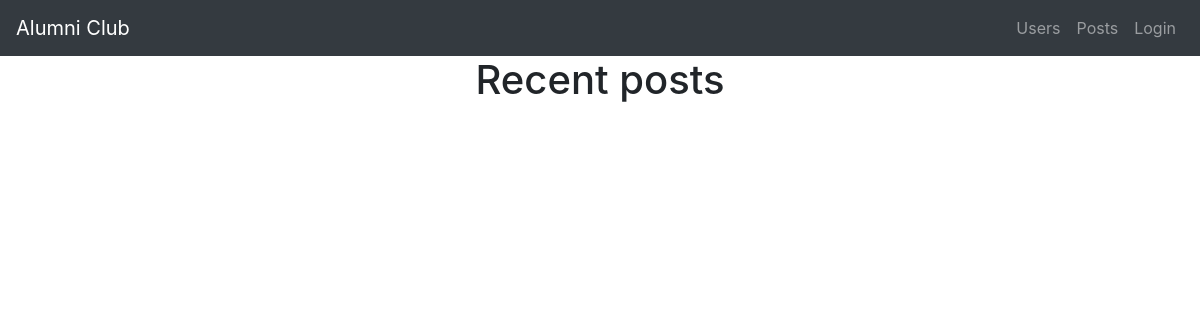
Page /posts.php on the earlier database version.
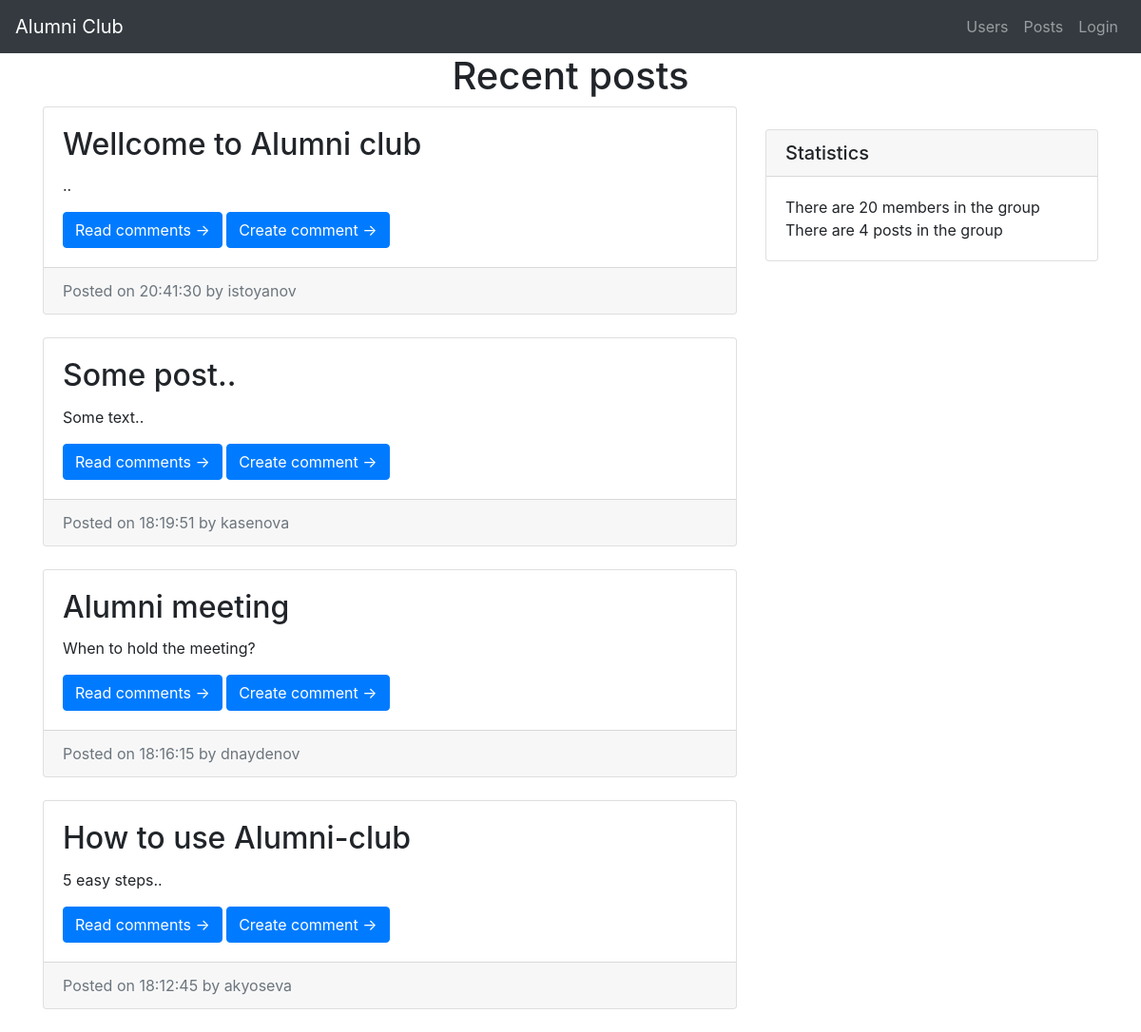
Same page on the later database version.
### tables this page shows
CREATE TABLE `posts` (
  `id` int(11) NOT NULL,
  `user_id` int(11) NOT NULL,
  `title` varchar(150) NOT NULL,
  `description` varchar(1000) NOT NULL,
  `visibility` int(11) NOT NULL,
  `creation_time` time NOT NULL
);

CREATE TABLE `users` (
  `id` int(11) NOT NULL,
  `username` varchar(45) NOT NULL,
  `first_name` varchar(45) NOT NULL,
  `last_name` varchar(45) NOT NULL,
  `specialty` varchar(45) NOT NULL,
  `graduation` year(4) NOT NULL,
  `password` varchar(45) NOT NULL,
  `visibility` varchar(45) DEFAULT NULL,
  `email` varchar(45) DEFAULT NULL,
  `uni_group` int(11) NOT NULL
);

### posts.php (the view)
<?php
include 'includes/header.php';
$stmt = $pdo->query('SELECT posts.* , users.username FROM posts INNER JOIN users ON users.id = posts.user_id ORDER BY posts.creation_time DESC  ');
$posts = $stmt->fetchAll();
$numberOfPosts = count($posts);
$counter = 0;
$stmt2 = $pdo->query('SELECT count(id) as count FROM users');
$numberUsers = $stmt2->fetchAll()[0]['count'];
?>
<div class="container">
    <div class="row">
        <div class="col-md-12">
            <h1 class="text-center">Recent posts</h1>
        </div>
    </div>
    <?php
    foreach ($posts as $post) {
    ?>
        <div class="row">
            <div class="col-8">
                <div>
                    <div class="card mb-4">
                        <div class="card-body">
                            <h2 class="card-title"><?php echo $post['title'] ?></h2>
                            <p class="card-text"><?php echo $post['description']  ?></p>
                            <a href="#" class="btn btn-primary">Read comments &rarr;</a>
                            <a href="<?php echo sprintf('create_post.php?id=%s', $post['id']); ?>" class="btn btn-primary" link="<?php echo $post['id'] ?>">Create comment &rarr;</a>
                        </div>
                        <div class="card-footer text-muted">
                            Posted on <?php echo $post['creation_time'] ?> by <?php echo $post['username']  ?>
                        </div>
                    </div>
                </div>
            </div>
            <?php
            if ($counter == 0) {
            ?>
                <div class="col-md-4">
                    <div class="card my-4">
                        <h5 class="card-header">Statistics</h5>
                        <div class="card-body">
                            <div>
                                There are <?php echo $numberUsers ?> members in the group
                            </div>
                            <div>
                                There are <?php echo $numberOfPosts ?> posts in the group
                            </div>
                        </div>
                    </div>
                </div>
            <?php
            }
            $counter++;
            ?>
        </div>
    <?php } ?>
</div>
<?php
include 'includes/footer.php';

### includes/header.php (shortened to what this page needs)
<!DOCTYPE html>
<html lang="en">
<head>
  <link rel="stylesheet" href="https://stackpath.bootstrapcdn.com/bootstrap/4.5.0/css/bootstrap.min.css">
</head>
<body>
  <nav class="navbar navbar-expand-lg navbar-dark bg-dark">
    <a class="navbar-brand" href="index.php">Alumni Club</a>
    <div class="collapse navbar-collapse" id="navbarResponsive">
      <ul class="navbar-nav ml-auto">
        <li class="nav-item">
          <a class="nav-link" href="users.php">Users</a>
        </li>
        <li class="nav-item">
          <a class="nav-link" href="posts.php">Posts</a>
        </li>
        <?php if (!isset($_SESSION["username"])) { ?>
          <li class="nav-item">
            <a class="nav-link" href="login.php">Login</a>
          </li>
        <?php } ?>
      </ul>
  </nav>
</body>

### includes/footer.php (shortened to what this page needs)
</body>
</html>

Differences in the rows shown:
added posts: title "Wellcome to Alumni club", description "..", creation_time "20:41:30", user.username "istoyanov", numberUsers "20", numberOfPosts "4"
added posts: title "Some post..", description "Some text..", creation_time "18:19:51", user.username "kasenova"
added posts: title "Alumni meeting", description "When to hold the meeting?", creation_time "18:16:15", user.username "dnaydenov"
added posts: title "How to use Alumni-club", description "5 easy steps..", creation_time "18:12:45", user.username "akyoseva"
